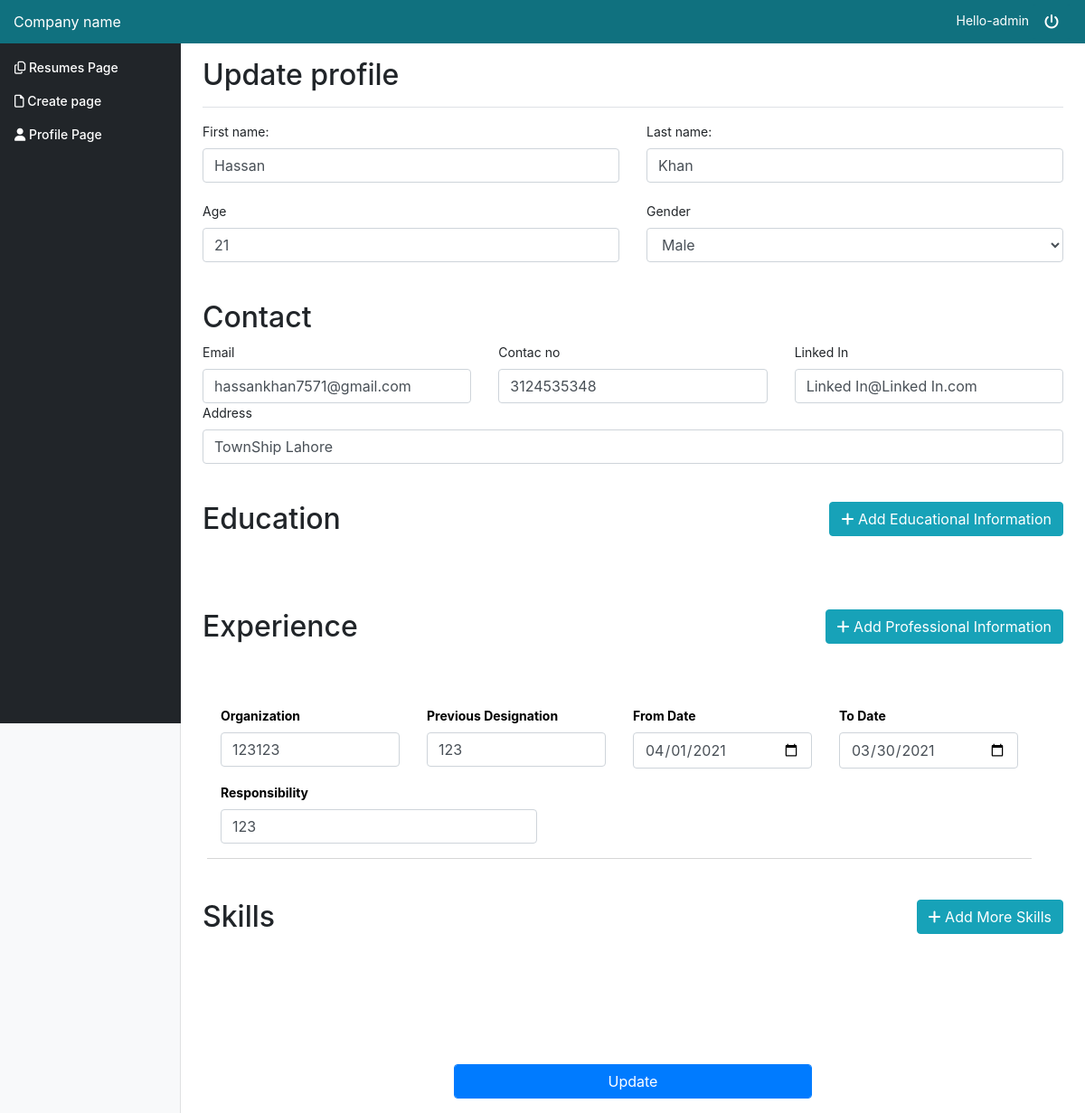
Screenshot of /dashboard/updateinfo/ (signed in) with the database file from the repository.
### dashboard/models.py (models this page shows, shortened)
class Profile(models.Model):
    boolChoice = (
        ("Male", "Male"), ("Female", "Female"))
    name = models.CharField(max_length=50)
    fname = models.TextField(max_length=50)
    age = models.IntegerField()
    gender = models.CharField(max_length=10, choices=boolChoice)
    profile_pic = models.ImageField(default='place.png')
    email = models.TextField(max_length=20, default=None)
    contactno1 = models.IntegerField(default=None)
    contactno2 = models.IntegerField(blank=True, null=True)
    linkedin = models.TextField(max_length=50, default=None)
    address = models.TextField(max_length=100, default=None)
    education = models.ManyToManyField(ProfileEducation, default=None)
    experience = models.ManyToManyField(ProfileExperience, default=None)
    skills = models.ManyToManyField(ProfileSkills, default=None)
    user = models.ManyToManyField(User, blank=True)
    def __str__(self):
        return self.name

class ProfileExperience(models.Model):
    organization = models.TextField(max_length=20)
    previousDesignation = models.TextField(max_length=20)
    startingDate = models.TextField(max_length=20)
    endingDate = models.TextField(max_length=20)
    responsibilities = models.TextField(max_length=100)

### dashboard/views.py (the view, shortened to what this page needs)
# urls.py: path('updateinfo/', views.update_profile, name='updateinfo'),
def update_profile(request):
    id = request.user.id
    profile = Profile.objects.filter(user=request.user).first()
    print(profile)
    return render(request, 'dashboard/profile_update.html', {'profile': profile, 'id': id})

### dashboard/templates/dashboard/profile_update.html (shortened to what this page needs)
{% extends 'basetemplate.html' %}
{%block content  %}
    <main role="main" class="col-md-9 ml-sm-auto col-lg-10 pt-3 px-4">
        <div class="d-flex justify-content-between flex-wrap flex-md-nowrap align-items-center pb-2 mb-3 border-bottom">
            <h1 class="h2">Update profile</h1>
        </div>
        <form  class="form-group " action="{% url 'dashboard:updateinfo'  %}" method="post" enctype="multipart/form-data">
            <div class="row">
                <div class="col">
                    <label  for="fname" >First name:</label><br>
                    <input class="form-control" type="text" id="fname" name="fname" value="{{ profile.name }}">
                </div>
                <div class="col">
                    <label  for="lname">Last name:</label><br>
                    <input class="form-control" type="text" id="lname" name="lname" value="{{ profile.fname }}">
                </div>
            </div>
            <br>
            <div class="row">
                <div class="col">
                    <label  for="age">Age</label><br>
                    <input class="form-control" type="number" id="age" name="age" value="{{ profile.age }}">
                </div>
                <div class="col">
                    <label >Gender </label><br>
                    <select name="gender" class="form-control">
                        <option value="Male" >Male</option>
                    </select>
                </div>
            </div>
            <br><br>
            <h2>Contact</h2>
            <div class="row">
                <div class="col">
                    <label >Email </label><br>
                    <input class="form-control" type="text" name="email" id="email" value="{{ profile.email }}">
                </div>
                <div class="col">
                    <label >Contac no </label><br>
                    <input class="form-control" type="text"  name="contact1" id="concontactno1" value="{{ profile.contactno1 }}">
                </div>
                <div class="col">
                    <label >Linked In </label><br>
                    <input class="form-control" type="text" name="linkedin" id="linkedin" value="{{ profile.linkedin }}" >
                </div>
            </div>
            <div class="row">
                <div class="col">
                    <label >Address </label><br>
                    <input class="form-control" type="text" name="address" id="address" value="{{ profile.address }}">
                </div>
            </div>
            <br> <br>
            <div class="d-flex justify-content-between  mb-3">
                <div> <h2>Education</h2></div>
                <div id="AddMoreFileId" style="text-align: right">
                    <button type="button" name="addP" id="AddMoreFileBox" class="btn btn-info pull-right mb-4">
                                                                <span class="icon text-white">
                                                                    <i class="fas fa-plus"></i>
                                                                </span>
                        <span class="text"> Add Educational Information</span>
                    </button>
                </div>
            </div>
            <div class="card-body" style="padding-bottom: 0px">
            </div>
            <br>
            <div class="d-flex justify-content-between  mb-3">
                <div>   <h2>Experience</h2> </div>
                <div id="AddMoreFileId1" style="text-align: right">
                    <button type="button" name="addP" id="AddMoreFileBox1" class="btn btn-info pull-right mb-4">
                                                                    <span class="icon text-white">
                                                                        <i class="fas fa-plus"></i>
                                                                    </span>
                        <span class="text"> Add Professional Information</span>
                    </button>
                </div>
            </div>
            <div class="card-body" style="padding-bottom: 0px">
                {% for exp in profile.experience.all %}
                    <div id="InputsWrapper1" class="mb-4">
                        <div class="row col-md-12">
                            <div class="row" style="border-bottom-style: solid; border-bottom-width: thin; margin-top: 1%; border-bottom-color: #d6d6d6;">
                                <div class="col-md-3"><div class="form-group"><label class="bmd-label-floating" style="font-weight: bold; color: black;">Organization</label> <input class="form-control" type="text" name="Organization[]" value="{{ exp.organization }}" placeholder="Organization" /></div></div>
                                <div class="col-md-3"><div class="form-group"><label class="bmd-label-floating" style="font-weight: bold; color: black;">Previous Designation</label> <input class="form-control" type="text" name="Previous_Designation[]" value="{{ exp.previousDesignation }}" placeholder="Previous Designation" /></div></div>
                                <div class="col-md-3"><div class="form-group"><label class="bmd-label-floating" style="font-weight: bold; color: black;">From Date</label> <input class="form-control" type="date" name="FromDate[]" value="{{ exp.startingDate }}" placeholder="From Date" /></div></div>
                                <div class="col-md-3"><div class="form-group"><label class="bmd-label-floating" style="font-weight: bold; color: black;">To Date</label> <input class="form-control" type="date" name="ToDate[]" value="{{ exp.endingDate }}" placeholder="To Date" /></div></div>
                                <div class="col-md-5"><div class="form-group"><label class="bmd-label-floating" style="font-weight: bold; color: black;">Responsibility</label> <input class="form-control" type="text" name="Responsibility[]" value="{{ exp.responsibilities }}" placeholder="Responsibility" /></div></div>
                            </div>
                        </div>
                    </div>
                {% endfor %}
            </div>
        <br>
            <div class="d-flex justify-content-between  mb-3">
                <div> <h2>Skills</h2></div>
                <div id="AddMoreSkillId" style="text-align: right">
                    <button type="button" name="addP" id="AddMoreSkillBox" class="btn btn-info pull-right mb-4">
                                                                <span class="icon text-white">
                                                                    <i class="fas fa-plus"></i>
                                                                </span>
                        <span class="text"> Add More Skills</span>
                    </button>
                </div>
            </div>
            <div class="card-body" style="padding-bottom: 0px">
            </div>
            <br>
            <br><br><br>
            <div style="text-align: center;"><input class="col-md-5 form-control btn btn-primary" type="submit" value="Update"></div></div>
            </div>
{% endblock %}

### templates/basetemplate.html (shortened to what this page needs)
{% load static %}
<!doctype html>
<html lang="en">
<head>
    <link href="{% static 'bootstrap.css' %}" rel="stylesheet">
    <link href="{% static 'dashboard.css' %}" rel="stylesheet">
    <link rel="stylesheet" href="https://ajax.googleapis.com/ajax/libs/jqueryui/1.12.1/themes/smoothness/jquery-ui.css">
</head>
<body>
<nav class="navbar navbar-dark sticky-top flex-md-nowrap p-0" style="background-color: #10717F" >
    <a class="navbar-brand col-sm-3 col-md-2 mr-0" href="">Company name</a>
    <ul class="navbar-nav px-3">
        <li class="nav-item text-nowrap">
            <form class="logout-link" action="{% url 'accounts:logout' %}" method="post">
                <span class="hello-msg" style="color: white"> Hello-{{ request.user }}</span>
                <button class="btn" style="background-color: #10717F" type="submit" > <i style="color: white;" class="fas fa-power-off"></i></button>
            </form>
        </li>
    </ul>
</nav>
<div class="container-fluid">
    <div class="row">
        <nav class="col-md-2 d-none d-md-block bg-light sidebar">
            <div class="sidebar-sticky">
                <ul class="nav flex-column">
                                        <li class="nav-item">
                        <a class="nav-link " href="{% url 'pages:createpage' %}">
                            <span ><i class="far fa-copy"></i></span> Resumes Page <span class="sr-only">(current)</span>
                        </a>
                    </li>
                    <li class="nav-item">
                        <a class="nav-link " href="{% url 'dashboard:selectcv' %}">
                            <span ><i class="far fa-file"></i></span> Create page <span class="sr-only">(current)</span>
                        </a>
                    </li>
                    <li class="nav-item">
                        <a class="nav-link " href="{% url 'dashboard:profile_form'  %}">
                            <span ><i class="fas fa-user"></i></span> Profile Page <span class="sr-only">(current)</span>
                        </a>
                    </li>
                </ul>
            </div>
        </nav>
        {% block content %}
        {% endblock %}
</body>
</html>

### assets/dashboard.css (style rules this page uses)
body { font-size: .875rem; }
.sidebar { position: fixed; top: 0; bottom: 0; left: 0; z-index: 100; padding: 0; box-shadow: inset -1px 0 0 rgba(0, 0, 0, .1); }
.sidebar-sticky { position: -webkit-sticky; position: sticky; top: 48px; height: calc(100vh - 48px); padding-top: .5rem; overflow-x: hidden; overflow-y: auto; background-color: #212529; }
.sidebar .nav-link { font-weight: 500; color: white; }
.navbar-brand { padding-top: .75rem; padding-bottom: .75rem; font-size: 1rem; }
.border-bottom { border-bottom: 1px solid #e5e5e5; }

### rows the page displays
Profile: fname "Hassan", lname "Khan", age "21", email "hassankhan7571@gmail.com", contact1 "3124535348", linkedin "Linked In@Linked In.com", address "TownShip Lahore"
ProfileExperience: organization "123123", previousDesignation "123", startingDate "04/01/2021", endingDate "03/30/2021", responsibilities "123"

### other values shown
{{ request.user }} "admin"
